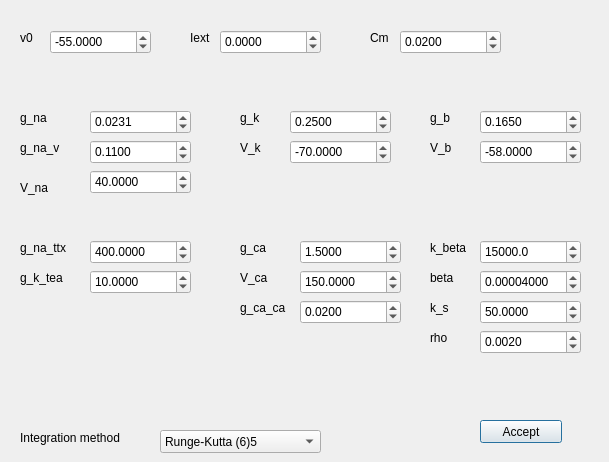
<?xml version="1.0" encoding="UTF-8"?>
<ui version="4.0">
 <class>NM_GUI_CPG_Model</class>
 <widget class="QDialog" name="NM_GUI_CPG_Model">
  <property name="windowModality">
   <enum>Qt::ApplicationModal</enum>
  </property>
  <property name="geometry">
   <rect>
    <x>0</x>
    <y>0</y>
    <width>609</width>
    <height>462</height>
   </rect>
  </property>
  <property name="windowTitle">
   <string>Komendantov Kononenko (1996) neuron model</string>
  </property>
  <widget class="QPushButton" name="pushButton_accept">
   <property name="geometry">
    <rect>
     <x>480</x>
     <y>420</y>
     <width>82</width>
     <height>23</height>
    </rect>
   </property>
   <property name="text">
    <string>Accept</string>
   </property>
  </widget>
  <widget class="QDoubleSpinBox" name="doubleSpinBox_V">
   <property name="geometry">
    <rect>
     <x>50</x>
     <y>30</y>
     <width>101</width>
     <height>24</height>
    </rect>
   </property>
   <property name="decimals">
    <number>4</number>
   </property>
   <property name="minimum">
    <double>-999.000000000000000</double>
   </property>
   <property name="maximum">
    <double>999.990000000000009</double>
   </property>
   <property name="value">
    <double>-55.000000000000000</double>
   </property>
  </widget>
  <widget class="QDoubleSpinBox" name="doubleSpinBox_Cm">
   <property name="geometry">
    <rect>
     <x>400</x>
     <y>30</y>
     <width>101</width>
     <height>24</height>
    </rect>
   </property>
   <property name="decimals">
    <number>4</number>
   </property>
   <property name="minimum">
    <double>-999.000000000000000</double>
   </property>
   <property name="maximum">
    <double>999.990000000000009</double>
   </property>
   <property name="value">
    <double>0.020000000000000</double>
   </property>
  </widget>
  <widget class="QDoubleSpinBox" name="doubleSpinBox_g_na">
   <property name="geometry">
    <rect>
     <x>90</x>
     <y>110</y>
     <width>101</width>
     <height>24</height>
    </rect>
   </property>
   <property name="decimals">
    <number>4</number>
   </property>
   <property name="minimum">
    <double>-999.000000000000000</double>
   </property>
   <property name="maximum">
    <double>999.990000000000009</double>
   </property>
   <property name="value">
    <double>0.023100000000000</double>
   </property>
  </widget>
  <widget class="QDoubleSpinBox" name="doubleSpinBox_g_na_v">
   <property name="geometry">
    <rect>
     <x>90</x>
     <y>140</y>
     <width>101</width>
     <height>24</height>
    </rect>
   </property>
   <property name="decimals">
    <number>4</number>
   </property>
   <property name="minimum">
    <double>-999.000000000000000</double>
   </property>
   <property name="maximum">
    <double>999.990000000000009</double>
   </property>
   <property name="value">
    <double>0.110000000000000</double>
   </property>
  </widget>
  <widget class="QDoubleSpinBox" name="doubleSpinBox_i">
   <property name="geometry">
    <rect>
     <x>220</x>
     <y>30</y>
     <width>101</width>
     <height>24</height>
    </rect>
   </property>
   <property name="decimals">
    <number>4</number>
   </property>
   <property name="minimum">
    <double>-999.000000000000000</double>
   </property>
   <property name="maximum">
    <double>999.990000000000009</double>
   </property>
  </widget>
  <widget class="QDoubleSpinBox" name="doubleSpinBox_g_b">
   <property name="geometry">
    <rect>
     <x>480</x>
     <y>110</y>
     <width>101</width>
     <height>24</height>
    </rect>
   </property>
   <property name="decimals">
    <number>4</number>
   </property>
   <property name="minimum">
    <double>-999.000000000000000</double>
   </property>
   <property name="maximum">
    <double>999.990000000000009</double>
   </property>
   <property name="value">
    <double>0.165000000000000</double>
   </property>
  </widget>
  <widget class="QDoubleSpinBox" name="doubleSpinBox_V_na">
   <property name="geometry">
    <rect>
     <x>90</x>
     <y>170</y>
     <width>101</width>
     <height>24</height>
    </rect>
   </property>
   <property name="decimals">
    <number>4</number>
   </property>
   <property name="minimum">
    <double>-999.000000000000000</double>
   </property>
   <property name="maximum">
    <double>999.990000000000009</double>
   </property>
   <property name="value">
    <double>40.000000000000000</double>
   </property>
  </widget>
  <widget class="QDoubleSpinBox" name="doubleSpinBox_g_k">
   <property name="geometry">
    <rect>
     <x>290</x>
     <y>110</y>
     <width>101</width>
     <height>24</height>
    </rect>
   </property>
   <property name="decimals">
    <number>4</number>
   </property>
   <property name="minimum">
    <double>-999.000000000000000</double>
   </property>
   <property name="maximum">
    <double>999.990000000000009</double>
   </property>
   <property name="value">
    <double>0.250000000000000</double>
   </property>
  </widget>
  <widget class="QDoubleSpinBox" name="doubleSpinBox_V_k">
   <property name="geometry">
    <rect>
     <x>290</x>
     <y>140</y>
     <width>101</width>
     <height>24</height>
    </rect>
   </property>
   <property name="decimals">
    <number>4</number>
   </property>
   <property name="minimum">
    <double>-999.000000000000000</double>
   </property>
   <property name="maximum">
    <double>999.990000000000009</double>
   </property>
   <property name="value">
    <double>-70.000000000000000</double>
   </property>
  </widget>
  <widget class="QLabel" name="label">
   <property name="geometry">
    <rect>
     <x>20</x>
     <y>30</y>
     <width>61</width>
     <height>15</height>
    </rect>
   </property>
   <property name="text">
    <string>v0</string>
   </property>
  </widget>
  <widget class="QLabel" name="label_2">
   <property name="geometry">
    <rect>
     <x>190</x>
     <y>30</y>
     <width>61</width>
     <height>15</height>
    </rect>
   </property>
   <property name="text">
    <string>Iext</string>
   </property>
  </widget>
  <widget class="QLabel" name="label_3">
   <property name="geometry">
    <rect>
     <x>370</x>
     <y>30</y>
     <width>61</width>
     <height>15</height>
    </rect>
   </property>
   <property name="text">
    <string>Cm</string>
   </property>
  </widget>
  <widget class="QLabel" name="label_4">
   <property name="geometry">
    <rect>
     <x>20</x>
     <y>140</y>
     <width>61</width>
     <height>15</height>
    </rect>
   </property>
   <property name="text">
    <string>g_na_v</string>
   </property>
  </widget>
  <widget class="QLabel" name="label_5">
   <property name="geometry">
    <rect>
     <x>20</x>
     <y>180</y>
     <width>61</width>
     <height>15</height>
    </rect>
   </property>
   <property name="text">
    <string>V_na</string>
   </property>
  </widget>
  <widget class="QLabel" name="label_6">
   <property name="geometry">
    <rect>
     <x>20</x>
     <y>110</y>
     <width>61</width>
     <height>15</height>
    </rect>
   </property>
   <property name="text">
    <string>g_na</string>
   </property>
  </widget>
  <widget class="QLabel" name="label_7">
   <property name="geometry">
    <rect>
     <x>240</x>
     <y>110</y>
     <width>61</width>
     <height>15</height>
    </rect>
   </property>
   <property name="text">
    <string>g_k</string>
   </property>
  </widget>
  <widget class="QLabel" name="label_8">
   <property name="geometry">
    <rect>
     <x>240</x>
     <y>140</y>
     <width>61</width>
     <height>15</height>
    </rect>
   </property>
   <property name="text">
    <string>V_k</string>
   </property>
  </widget>
  <widget class="QLabel" name="label_9">
   <property name="geometry">
    <rect>
     <x>430</x>
     <y>110</y>
     <width>61</width>
     <height>15</height>
    </rect>
   </property>
   <property name="text">
    <string>g_b</string>
   </property>
  </widget>
  <widget class="QLabel" name="label_10">
   <property name="geometry">
    <rect>
     <x>430</x>
     <y>140</y>
     <width>61</width>
     <height>15</height>
    </rect>
   </property>
   <property name="text">
    <string>V_b</string>
   </property>
  </widget>
  <widget class="QLabel" name="label_11">
   <property name="geometry">
    <rect>
     <x>20</x>
     <y>240</y>
     <width>61</width>
     <height>15</height>
    </rect>
   </property>
   <property name="text">
    <string>g_na_ttx</string>
   </property>
  </widget>
  <widget class="QLabel" name="label_12">
   <property name="geometry">
    <rect>
     <x>20</x>
     <y>270</y>
     <width>61</width>
     <height>15</height>
    </rect>
   </property>
   <property name="text">
    <string>g_k_tea</string>
   </property>
  </widget>
  <widget class="QLabel" name="label_13">
   <property name="geometry">
    <rect>
     <x>240</x>
     <y>240</y>
     <width>61</width>
     <height>15</height>
    </rect>
   </property>
   <property name="text">
    <string>g_ca</string>
   </property>
  </widget>
  <widget class="QLabel" name="label_14">
   <property name="geometry">
    <rect>
     <x>430</x>
     <y>240</y>
     <width>61</width>
     <height>15</height>
    </rect>
   </property>
   <property name="text">
    <string>k_beta</string>
   </property>
  </widget>
  <widget class="QLabel" name="label_15">
   <property name="geometry">
    <rect>
     <x>430</x>
     <y>270</y>
     <width>61</width>
     <height>15</height>
    </rect>
   </property>
   <property name="text">
    <string>beta</string>
   </property>
  </widget>
  <widget class="QLabel" name="label_16">
   <property name="geometry">
    <rect>
     <x>240</x>
     <y>270</y>
     <width>61</width>
     <height>15</height>
    </rect>
   </property>
   <property name="text">
    <string>V_ca</string>
   </property>
  </widget>
  <widget class="QLabel" name="label_17">
   <property name="geometry">
    <rect>
     <x>240</x>
     <y>300</y>
     <width>61</width>
     <height>15</height>
    </rect>
   </property>
   <property name="text">
    <string>g_ca_ca</string>
   </property>
  </widget>
  <widget class="QLabel" name="label_18">
   <property name="geometry">
    <rect>
     <x>430</x>
     <y>300</y>
     <width>61</width>
     <height>15</height>
    </rect>
   </property>
   <property name="text">
    <string>k_s</string>
   </property>
  </widget>
  <widget class="QLabel" name="label_19">
   <property name="geometry">
    <rect>
     <x>430</x>
     <y>330</y>
     <width>61</width>
     <height>15</height>
    </rect>
   </property>
   <property name="text">
    <string>rho</string>
   </property>
  </widget>
  <widget class="QLabel" name="label_20">
   <property name="geometry">
    <rect>
     <x>20</x>
     <y>430</y>
     <width>131</width>
     <height>16</height>
    </rect>
   </property>
   <property name="text">
    <string>Integration method</string>
   </property>
  </widget>
  <widget class="QDoubleSpinBox" name="doubleSpinBox_V_b">
   <property name="geometry">
    <rect>
     <x>480</x>
     <y>140</y>
     <width>101</width>
     <height>24</height>
    </rect>
   </property>
   <property name="decimals">
    <number>4</number>
   </property>
   <property name="minimum">
    <double>-999.000000000000000</double>
   </property>
   <property name="maximum">
    <double>999.990000000000009</double>
   </property>
   <property name="value">
    <double>-58.000000000000000</double>
   </property>
  </widget>
  <widget class="QDoubleSpinBox" name="doubleSpinBox_g_na_ttx">
   <property name="geometry">
    <rect>
     <x>90</x>
     <y>240</y>
     <width>101</width>
     <height>24</height>
    </rect>
   </property>
   <property name="decimals">
    <number>4</number>
   </property>
   <property name="minimum">
    <double>-999.000000000000000</double>
   </property>
   <property name="maximum">
    <double>999.990000000000009</double>
   </property>
   <property name="value">
    <double>400.000000000000000</double>
   </property>
  </widget>
  <widget class="QDoubleSpinBox" name="doubleSpinBox_g_k_tea">
   <property name="geometry">
    <rect>
     <x>90</x>
     <y>270</y>
     <width>101</width>
     <height>24</height>
    </rect>
   </property>
   <property name="decimals">
    <number>4</number>
   </property>
   <property name="minimum">
    <double>-999.000000000000000</double>
   </property>
   <property name="maximum">
    <double>999.990000000000009</double>
   </property>
   <property name="value">
    <double>10.000000000000000</double>
   </property>
  </widget>
  <widget class="QDoubleSpinBox" name="doubleSpinBox_g_ca">
   <property name="geometry">
    <rect>
     <x>300</x>
     <y>240</y>
     <width>101</width>
     <height>24</height>
    </rect>
   </property>
   <property name="decimals">
    <number>4</number>
   </property>
   <property name="minimum">
    <double>-999.000000000000000</double>
   </property>
   <property name="maximum">
    <double>999.990000000000009</double>
   </property>
   <property name="value">
    <double>1.500000000000000</double>
   </property>
  </widget>
  <widget class="QDoubleSpinBox" name="doubleSpinBox_V_ca">
   <property name="geometry">
    <rect>
     <x>300</x>
     <y>270</y>
     <width>101</width>
     <height>24</height>
    </rect>
   </property>
   <property name="decimals">
    <number>4</number>
   </property>
   <property name="minimum">
    <double>-999.000000000000000</double>
   </property>
   <property name="maximum">
    <double>999.990000000000009</double>
   </property>
   <property name="value">
    <double>150.000000000000000</double>
   </property>
  </widget>
  <widget class="QDoubleSpinBox" name="doubleSpinBox_g_ca_ca">
   <property name="geometry">
    <rect>
     <x>300</x>
     <y>300</y>
     <width>101</width>
     <height>24</height>
    </rect>
   </property>
   <property name="decimals">
    <number>4</number>
   </property>
   <property name="minimum">
    <double>-999.000000000000000</double>
   </property>
   <property name="maximum">
    <double>999.990000000000009</double>
   </property>
   <property name="value">
    <double>0.020000000000000</double>
   </property>
  </widget>
  <widget class="QDoubleSpinBox" name="doubleSpinBox_k_beta">
   <property name="geometry">
    <rect>
     <x>480</x>
     <y>240</y>
     <width>101</width>
     <height>24</height>
    </rect>
   </property>
   <property name="decimals">
    <number>1</number>
   </property>
   <property name="minimum">
    <double>-999.000000000000000</double>
   </property>
   <property name="maximum">
    <double>100000.000000000000000</double>
   </property>
   <property name="value">
    <double>15000.000000000000000</double>
   </property>
  </widget>
  <widget class="QDoubleSpinBox" name="doubleSpinBox_beta">
   <property name="geometry">
    <rect>
     <x>480</x>
     <y>270</y>
     <width>101</width>
     <height>24</height>
    </rect>
   </property>
   <property name="decimals">
    <number>8</number>
   </property>
   <property name="minimum">
    <double>-999.000000000000000</double>
   </property>
   <property name="maximum">
    <double>999.990000000000009</double>
   </property>
   <property name="value">
    <double>0.000040000000000</double>
   </property>
  </widget>
  <widget class="QDoubleSpinBox" name="doubleSpinBox_k_s">
   <property name="geometry">
    <rect>
     <x>480</x>
     <y>300</y>
     <width>101</width>
     <height>24</height>
    </rect>
   </property>
   <property name="decimals">
    <number>4</number>
   </property>
   <property name="minimum">
    <double>-999.000000000000000</double>
   </property>
   <property name="maximum">
    <double>999.990000000000009</double>
   </property>
   <property name="value">
    <double>50.000000000000000</double>
   </property>
  </widget>
  <widget class="QDoubleSpinBox" name="doubleSpinBox_rho">
   <property name="geometry">
    <rect>
     <x>480</x>
     <y>330</y>
     <width>101</width>
     <height>24</height>
    </rect>
   </property>
   <property name="decimals">
    <number>4</number>
   </property>
   <property name="minimum">
    <double>-999.000000000000000</double>
   </property>
   <property name="maximum">
    <double>999.990000000000009</double>
   </property>
   <property name="value">
    <double>0.002000000000000</double>
   </property>
  </widget>
  <widget class="QComboBox" name="comboBoxIntegrationMethod">
   <property name="geometry">
    <rect>
     <x>160</x>
     <y>430</y>
     <width>161</width>
     <height>23</height>
    </rect>
   </property>
   <property name="currentIndex">
    <number>3</number>
   </property>
   <item>
    <property name="text">
     <string>Euler</string>
    </property>
   </item>
   <item>
    <property name="text">
     <string>Heun</string>
    </property>
   </item>
   <item>
    <property name="text">
     <string>Runge-Kutta 4</string>
    </property>
   </item>
   <item>
    <property name="text">
     <string>Runge-Kutta (6)5</string>
    </property>
   </item>
  </widget>
 </widget>
 <resources/>
 <connections/>
</ui>
